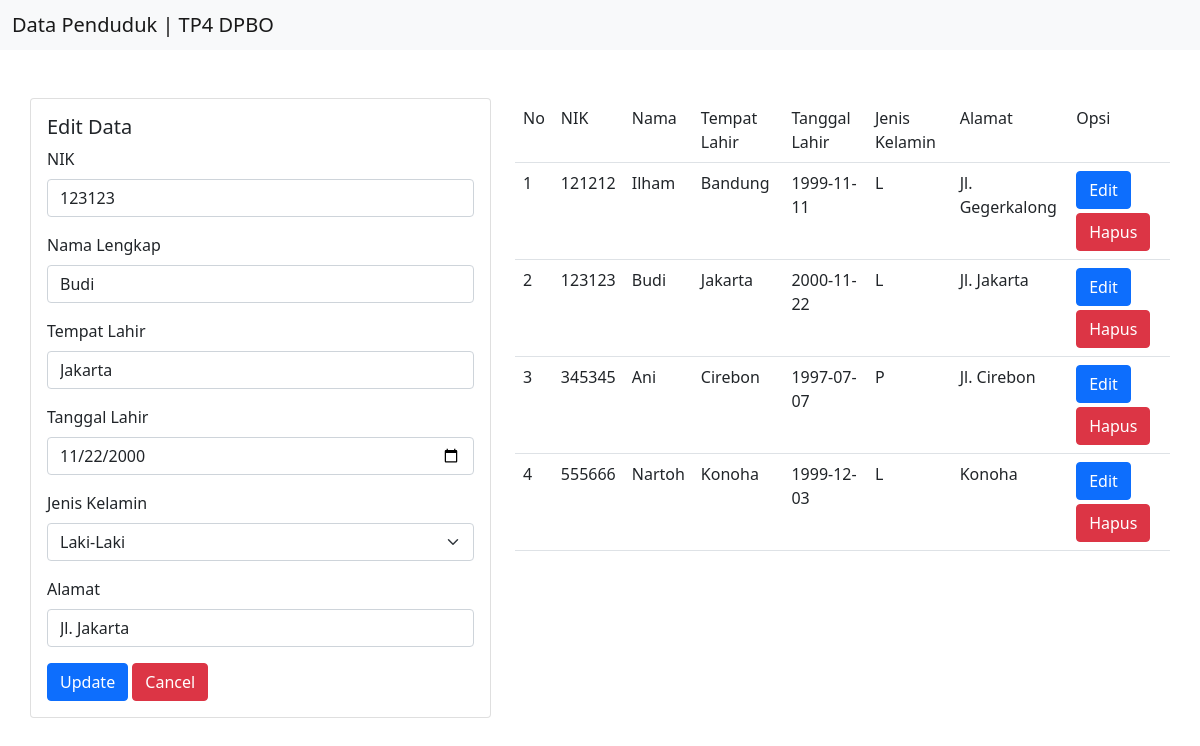
Page /index.php?id_edit=2 on the committed database.
### tables this page shows
CREATE TABLE `penduduk` (
  `id` int(11) NOT NULL,
  `nik` varchar(255) NOT NULL,
  `nama` varchar(255) NOT NULL,
  `tempat_lahir` varchar(255) NOT NULL,
  `tanggal_lahir` date NOT NULL,
  `jenis_kelamin` varchar(255) NOT NULL,
  `alamat` varchar(255) NOT NULL
);

### includes/DB.class.php (called while the page is built, shortened)
<?php
class DB{
	var $db_host = '';
	var $db_user = '';
	var $db_password = '';
	var $db_name = '';
	var $db_link = '';
	var $result = 0;
	function __construct($db_host='', $db_user='', $db_password='', $db_name=''){
		$this->db_host = $db_host;
		$this->db_user = $db_user;
		$this->db_password = $db_password;
		$this->db_name = $db_name;
	}
	function open(){
		$this->db_link = mysqli_connect($this->db_host, $this->db_user, $this->db_password, $this->db_name);
	}
	function execute($query=""){
		$this->result = mysqli_query($this->db_link, $query);
		return $this->result;
	}
	function getResult(){
		return mysqli_fetch_array($this->result);
	}
}
 ?>

### includes/Penduduk.class.php (called while the page is built, shortened)
<?php
class Penduduk extends DB{
	function getPenduduk(){
		$query = "SELECT * FROM penduduk";
		return $this->execute($query);
	}
	function getSPenduduk($id){
		$query = "SELECT * FROM penduduk WHERE id='$id'";
		return $this->execute($query);
	}
}
?>

### conf.php (called while the page is built)
<?php
$db_host = "localhost";
$db_user = "root";
$db_password = "";
$db_name = "tp4_pbo";
?>

### index.php (the view, shortened to what this page needs)
<?php
include("conf.php");
include("includes/Template.class.php");
include("includes/DB.class.php");
include("includes/Penduduk.class.php");
$oPenduduk = new Penduduk($db_host, $db_user, $db_password, $db_name);
$oPenduduk->open();
function inputTag($type, $name="", $val = ""){
	if($type == "select"){
		$res = "<select class='form-select' aria-label='Default select example' name='jk'>";
		if($val == "L"){
			$res .= "
				<option>Pilih Jenis Kelamin</option>
				<option value='L' selected>Laki-Laki</option>
				<option value='P'>Perempuan</option>
			";
		}
		$res .= "</select>";
	}
	else if($type == "add_btn"){
		$res = "<button type='submit' class='btn btn-primary' name='submit'>Submit</button>";
	}
	else if($type == "edit_btn"){
		$res = "
			<input type='text' class='form-control visually-hidden' name='id' value='$val'>
			<button type='submit' class='btn btn-primary' name='update'>Update</button>
			<a class='btn btn-danger' href='/' role='button'>Cancel</a>
		";
	}
	else {
		$res = "<input type='$type' class='form-control' name='$name' value='$val'>";
	}
	return $res;
}
$textArr = [];
if(isset($_GET['id_edit'])){
	$title = "<h5 class='card-title'>Edit Data</h5>";
	$oPenduduk->getSPenduduk($_GET['id_edit']);
	$res = $oPenduduk->getResult();
	array_push($textArr, inputTag("text", "nik", $res[1]));
	array_push($textArr, inputTag("text", "nama", $res[2]));
	array_push($textArr, inputTag("text", "tmp_lahir", $res[3]));
	array_push($textArr, inputTag("date", "tgl_lahir", $res[4]));
	array_push($textArr, inputTag("select", "jk", $res[5]));
	$btn = inputTag("edit_btn", "", $res[0]);
}
$oPenduduk->getPenduduk();
$data = null;
$no = 1;
while (list($id, $nik, $nama, $tmp_lahir, $tgl_lahir, $jk, $alamat) = $oPenduduk->getResult()) {
	$data .= "<tr>
	<td>" . $no . "</td>
	<td>" . $nik . "</td>
	<td>" . $nama . "</td>
	<td>" . $tmp_lahir . "</td>
	<td>" . $tgl_lahir . "</td>
	<td>" . $jk . "</td>
	<td>" . $alamat . "</td>
	<td>
	<a class='btn btn-primary mb-1' href='index.php?id_edit=" . $id .  "' role='button'>Edit</a>
	<a class='btn btn-danger' href='index.php?id_hapus=" . $id .  "' role='button'>Hapus</a>
	</td>
	</tr>";
	$no++;
}

### includes/Template.class.php (shortened to what this page needs)
<?php
class Template{
	var $content = '';
	function __construct($filename = ''){
		$this->content = implode('', @file($filename));
	}
	function clear(){
		$this->content = preg_replace("/DATA_[A-Z|_|0-9]+/", "", $this->content);
	}
	function write(){
		print $this->content;
	}
	function replace($old = '', $new = ''){
		if(is_int($new)){
			$value = sprintf("%d", $new);
		}elseif(is_float($new)){
			$value = sprintf("%f", $new);
		}elseif(is_array($new)){
			$value = '';
			foreach( $new as $item){
				$value .= $item. '';
			}
		}else{
			$value = $new;
		}
		$this->content = preg_replace("/$old/",  $value, $this->content);
	}
}
?>

### rows in the picture
penduduk: id "Data Penduduk | TP4 DPBO NIK Nama Lengkap Tempat Lahir Tanggal Lahir Jenis Kelamin Alamat No NIK Nama Tempat Lahir Tanggal Lahir Jenis Kelamin Alamat Opsi", nik "123123", nama "Budi", tmp_lahir "Jakarta", tgl_lahir "11/22/2000", jk "Laki-Laki", alamat "Jl. Jakarta", tempat_lahir "Jakarta", tanggal_lahir "2000-11-22", jenis_kelamin "L"
penduduk: nik "121212", nama "Ilham", tempat_lahir "Bandung", tanggal_lahir "1999-11-11", jenis_kelamin "L", alamat "Jl. Gegerkalong"
penduduk: nik "345345", nama "Ani", tempat_lahir "Cirebon", tanggal_lahir "1997-07-07", jenis_kelamin "P", alamat "Jl. Cirebon"
penduduk: nik "555666", nama "Nartoh", tempat_lahir "Konoha", tanggal_lahir "1999-12-03", jenis_kelamin "L", alamat "Konoha"
